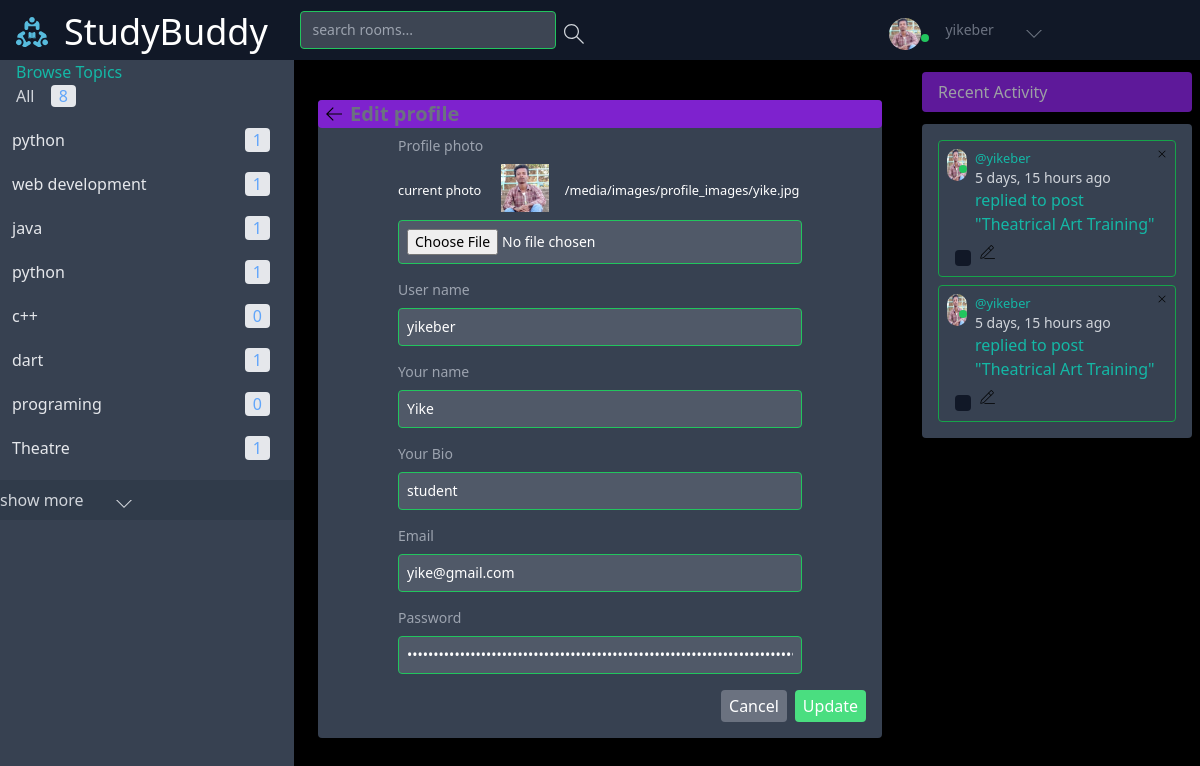
The page //edit-profile/1/ (signed in) on the database as committed earlier.
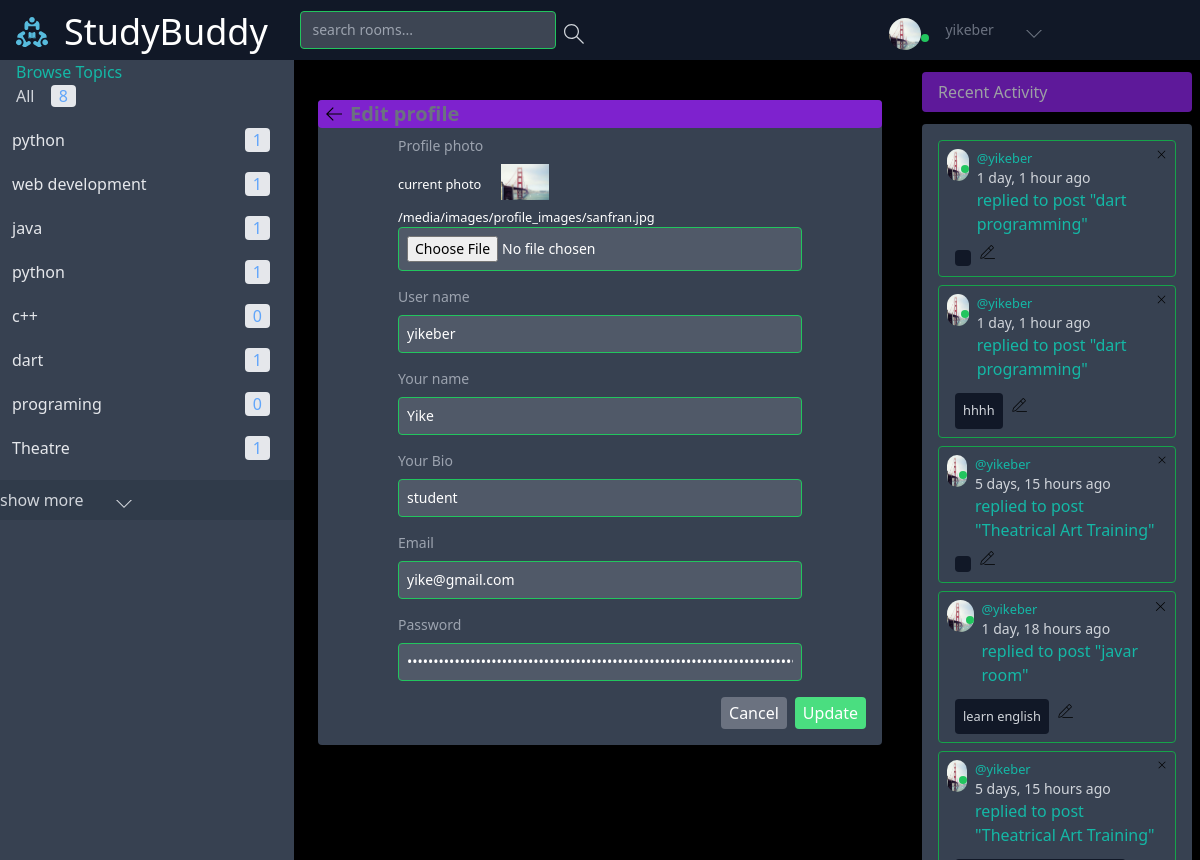
The same page on the database as committed later.
### Backend/base/models.py (models this page shows, shortened)
class User(AbstractUser):
    name  = models.CharField(max_length=200,null=True)
    username = models.CharField(max_length=200)
    password = models.CharField(max_length=100)
    email = models.EmailField(max_length=200,unique=True)
    bio = models.TextField(max_length=500,null=True,blank=True)
    avatar = models.ImageField(null=True,default='images/avatar.svg',upload_to='images/profile_images')
    last_activity = models.DateTimeField(null=True, blank=True)
    is_online = models.BooleanField(default=False)
    USERNAME_FIELD = 'email'
    REQUIRED_FIELDS =['username','password']

class Topic(models.Model):
    name = models.CharField(max_length=200)

class Message(models.Model):
    user = models.ForeignKey(User,on_delete=models.CASCADE)
    room = models.ForeignKey (Room,on_delete=models.CASCADE)
    body = models.TextField()
    image = models.ImageField(null=True,upload_to='files/messages/image_messages')
    video = models.FileField(null=True,upload_to='files/messages/video_messages')
    audio = models.FileField(null=True,upload_to='files/messages/audio_messages')
    liker = models.ManyToManyField(User,related_name='message_liker',blank=True)
    updated  = models.DateTimeField(auto_now=True)
    created = models.DateTimeField(auto_now_add=True)
    num_of_likes = models.IntegerField(default=0)
    num_of_replies = models.IntegerField(default=0)
    is_deleted = models.BooleanField(default=False)
    class Meta:
        ordering = ['-updated','-created']
    def __str__(self):
        return self.body

class Room(models.Model):
    host = models.ForeignKey(User,on_delete=models.SET_NULL,null=True)
    topic = models.ForeignKey(Topic,on_delete=models.SET_NULL,null=True)
    roomImage = models.ImageField(null=True ,default='images/room_images/default_room_image.png',upload_to='images/room_images')
    name = models.CharField(max_length=200)
    description = models.TextField(null=True,blank=True)
    participants = models.ManyToManyField(User,related_name='participants',blank=True)
    updated = models.DateTimeField(auto_now=True)
    created = models.DateField(auto_now_add=True)
    is_deleted = models.BooleanField(default=False)
    class Meta:
        ordering = ['-updated','-created']
    def __str__(self):
        return self.name

### Backend/base/views.py (the view, shortened to what this page needs)
# urls.py: path('/edit-profile/<str:pk>/',views.editProfile,name='edit-profile'),
@login_required(login_url='login')
def editProfile(request,pk):
    user = User.objects.get(id = pk)
    rooms = user.room_set.all()
    topics = Topic.objects.all()
    room_messages = user.message_set.all()
    context = {'user':user,
               'rooms':rooms,
               'room_messages':room_messages,
               'topics':topics,
               'visible_words':5,
               }
    return render(request,'base/edit_profile.html',context)

### Frontend/templates/base/edit_profile.html (shortened to what this page needs)
{% extends "base/home.html" %} {%block home-content%}
{% load static %}
<div class="mt-10 mx-4">
    <div class="bg-gray-700  text-white rounded ">
        <div class=" flex flex-row bg-purple-700 rounded items-center pl-2">
            <a href="{{request.META.HTTP_REFERER}}"><img src="{% static 'assets/icons/arrow-left.svg' %}"
                    class="w-4 h-4 " alt="left-arrow"></a>
            <p class="text-xl text-gray-500 font-semibold ml-2">Edit profile</p>
        </div>
        <form method="POST" action="" enctype="multipart/form-data" class="my-2 w-full">
            <div class="mx-20 my-2 pb-2">
                <div class="text-sm text-gray-400 pb-2">Profile photo</div>
                <small class="mb-2">current photo <img src="{{user.avatar.url}}"
                        class="w-20 h-15 px-4 text-white inline pb-2" alt="photo">{{user.avatar.url}}</small>
                <input type="file" name="profileImage"
                    class=" focus:outline-none focus:border-yellow-500 text-sm px-2 py-2  bg-gray-500 w-full rounded bg-opacity-50 border border-green-500">
            </div>
            <div class="mx-20 my-2 pb-2">
                <div class="text-sm text-gray-400 pb-2">User name</div>
                <input type="text" name="username" placeholder="write user name . . ." required
                    value="{{user.username}}"
                    class=" focus:outline-none focus:border-yellow-500 text-sm px-2 py-2  bg-gray-500 w-full rounded bg-opacity-50 border border-green-500">
            </div>
            <div class="mx-20 my-2 pb-2">
                <div class="text-sm text-gray-400 pb-2">Your name</div>
                <input type="text" name="name" placeholder="write your name . . ." required value="{{user.name}}"
                    class=" focus:outline-none focus:border-yellow-500 text-sm px-2 py-2  bg-gray-500 w-full rounded bg-opacity-50 border border-green-500">
            </div>
            <div class="mx-20 my-2 pb-2">
                <div class="text-sm text-gray-400 pb-2">Your Bio</div>
                <input type="text" name="bio" placeholder="write your bio. . ." required value="{{user.bio}}"
                    class=" focus:outline-none focus:border-yellow-500 text-sm px-2 py-2  bg-gray-500 w-full rounded bg-opacity-50 border border-green-500">
            </div>
            <div class="mx-20 my-2 pb-2">
                <div class="text-sm text-gray-400 pb-2">Email</div>
                <input type="text" name="email" placeholder="write user email . . ." required value="{{user.email}}"
                    class=" focus:outline-none focus:border-yellow-500 text-sm px-2 py-2  bg-gray-500 w-full rounded bg-opacity-50 border border-green-500">
            </div>
            <div class="mx-20 my-2 pb-2">
                <div class="text-sm text-gray-400 pb-2">Password</div>
                <input type="password" name="password" placeholder=" write password  . . ." required
                    value="{{user.password}}"
                    class=" focus:outline-none focus:border-yellow-500 text-sm px-2 py-2  bg-gray-500 w-full rounded bg-opacity-50 border border-green-500">
            </div>
            <div class="flex flex-row justify-end mr-2 pr-2  pb-4">
                <input type="reset" value="Cancel" class="mr-2 px-2 py-1 bg-gray-500 rounded hover:bg-red-500">
                <input type="submit" value="Update" class="bg-green-400 rounded px-2 py-1 hover:bg-blue-700" />
            </div>
        </form>
    </div>
</div>
{% endblock home-content %}

### Frontend/templates/navbar.html (shortened to what this page needs)
{% load static %}
<nav class="grid grid-cols-3 justify-start w-screen mx-0 sm:justify-between items-center bg-gray-900  left-0 py-2">
  <div class=" col-span-2 flex justify-start sm:ml-2 sm:items-center">
    <div class="flex flex-row sm:items-center justify-start mr-2">
      <a href="/" class="mt-1 px-2">
        <img src="{% static '/images/logo.svg' %}" alt="profile_img" class=" w-8 h-8 sm:w-8 sm:h-8 rounded" />
      </a>
      <h2 class="text-white hidden sm:block sm:text-4xl sm:ml-1 sm:pl-1 sm:mt-1 text-sm">StudyBuddy</h2>
    </div>
    {% if request.user.is_authenticated %}
    <div class=" flex flex-row sm:ml-4 pb-0 ml-2 ">
      <form action="{% url 'home' %}" method="GET" class=" flex flex-row rounded sm:px-2 mb-0 pb-0 ">
        <input
          class="focus:outline-none focus:border-yellow-500 text-sm sm:px-2 py-2  bg-gray-500 sm:w-64 rounded bg-opacity-50 border border-green-500"
          type="text" name='q' placeholder=" search rooms...">
        <button type="submit">
        </button>
      </form>
    </div>
    {%endif%}
  </div>
  <div class=" col-span-1 sm:mr-2 text-white sm:mr-16 sm:pr-16">
    <div class=" flex flex-row items-center  sm:ml-4 sm:sm:px-4 pb-0 pt-2 justify-end ">
      {% if request.user.is_authenticated %}
      <div class="relative  mr-2">
        <img src="{{request.user.avatar.url}}" alt="" class="w-8 h-8 rounded-full mx-2">
        <p {% if user.is_online %} class=" bg-green-500 w-2 h-2 absolute rounded-full" {%else%}
          class=" bg-red-500 w-2 h-2 absolute rounded-full" {%endif%} style="top: 1rem;right: 0;">
      </div>
      {%endif%}
      <div class="text-sm text-gray-500  h-8">
        <p class="flex flex-row sm:ml-2 items-center">
          <a href="{%url 'user-profile' request.user.id%}">
            <span>{{request.user.username}}</span>
          </a>
          <svg class="w-4 h-4 sm:ml-8 mt-2 fill-current" id="nav_down_icon" onclick="{showElement()}"
            xmlns="http://www.w3.org/2000/svg" width="32" height="32" viewBox="0 0 32 32">
            <title>chevron-down</title>
            <path d="M16 21l-13-13h-3l16 16 16-16h-3l-13 13z"></path>
          </svg>
        </p>
      </div>
    </div>
  </div>
  </div>

### Frontend/templates/base/topics_component.html
<div class=" bg-gray-700 overflow-y-scroll h-screen">
    <div>
        <h3 class="text-teal-500 mx-4">Browse Topics</h3>
        <a href="{%url 'home'%}" class="mx-4">All <span
                class="px-2  mx-3 bg-gray-200  rounded text-blue-400">{{topics.count}}</span></a>
        {% for topic in topics%}
        <div class="flex flex-row justify-between text-gray-200 my-5 mx-3  hover:text-yellow-500">
            <a href="{% url 'home'   %}?q={{topic.name}}">{{topic.name}} </a>
            <p class="px-2  mx-3 bg-gray-200  rounded text-blue-400 ">{{topic.room_set.all.count}}</p>
        </div>
        {% endfor %}
        <div class="flex flex-row  py-2 bg-gray-800 bg-opacity-25 w-full">
            <p>show more</p>
            <a href="{%url 'topics'%}"><svg class="w-4 h-4 sm:ml-8 mt-2 fill-current" xmlns="http://www.w3.org/2000/svg"
                    width="32" height="32" viewBox="0 0 32 32">
                    <title>chevron-down</title>
                    <path d="M16 21l-13-13h-3l16 16 16-16h-3l-13 13z"></path>
                </svg>
            </a>
        </div>
    </div>
</div>

### Frontend/templates/base/activity_component.html (shortened to what this page needs)
{%load static %}
<div class="mr-2">
    <h3 class="bg-purple-700 opacity-75 ml-4 mt-3 pl-4  py-2 rounded"> Recent Activity</h3>
    <div class=" bg-gray-700  ml-4 mt-3 px-2 py-2 rounded">
        {% for message in room_messages %}
        <div class=" border border-green-600 m-2 p-2 rounded">
            <div class="flex flex-row justify-between">
                <div class="flex flex-row">
                    <div class="relative">
                        <img src="{{message.user.avatar.url}}" class="w-8 h-8 rounded-full inline" alt="">
                        <p {% if message.user.is_online %} class=" bg-green-500 w-2 h-2 absolute rounded-full" {%else%}
                            class=" bg-red-500 w-2 h-2 absolute rounded-full" {%endif%} style="top: 1rem;right: 0;">
                    </div>
                    <div class="ml-2 ">
                        <small> <a href="{% url 'user-profile' message.user.id %}"
                                class="text-teal-500">@{{message.user.username}}
                            </a>
                        </small>
                        <p class="text-sm font-thin">{{message.created|timesince}} ago</p>
                        <p class="text-md text-teal-500">replied to post <a
                                href="{% url 'room' message.room.id %}">"{{message.room}}"</a>
                        </p>
                    </div>
                </div>
                {% if request.user == message.user %}
                <a href="{% url 'delete-message' message.id %}"><img src="{%static 'assets/icons/remove.svg' %}"
                        class="w-4 w-4" alt="delete"></a>
                {% endif %}
            </div>
            <div class="flex flex-row mx-2 items-center">
                <p class="bg-gray-900 mt-3 px-2 py-2 rounded ">
                    <small>{{message|truncatewords:visible_words}}
                    </small>
                </p>
                {% if request.user == message.user %}
                <a href="{% url 'edit-message' message.id %}" class="px-2 py-2"><img
                        src="{%static 'assets/icons/edit.svg' %}" class="w-4 w-4" alt="edit"></a>
                {% endif %}
            </div>
        </div>
        {% endfor %}
    </div>
</div>

Rows that differ between the two databases and show on the page:
changed User "yikeber": user.avatar: a different picture; avatar: a different picture; avatar "/media/images/profile_images/yike.jpg" → "/media/images/profile_images/sanfran.jpg"
added Message: user.avatar (picture), user.username "yikeber", created "1 day, 1 hour", room "dart programming"
added Message: user.avatar (picture), user.username "yikeber", created "1 day, 1 hour", room "dart programming", body "hhhh"
changed Message (number 3 of 5 on the later page): user.avatar: a different picture; moves up the list
added Message: user.avatar (picture), user.username "yikeber", created "1 day, 18 hours", room "javar room", body "learn english"
changed Message (number 5 of 5 on the later page): user.avatar: a different picture
